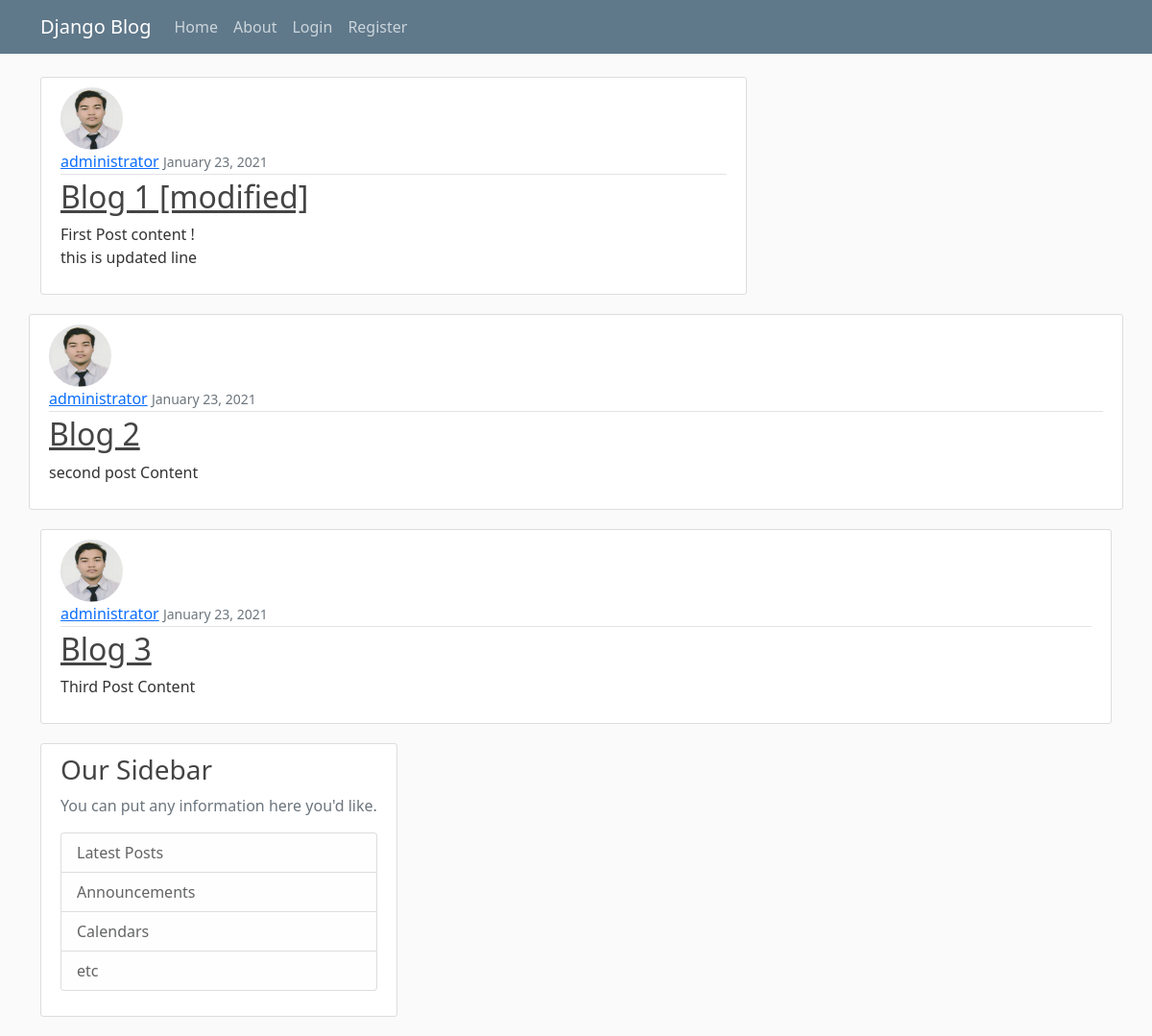
/, run on an earlier commit of the app's database.
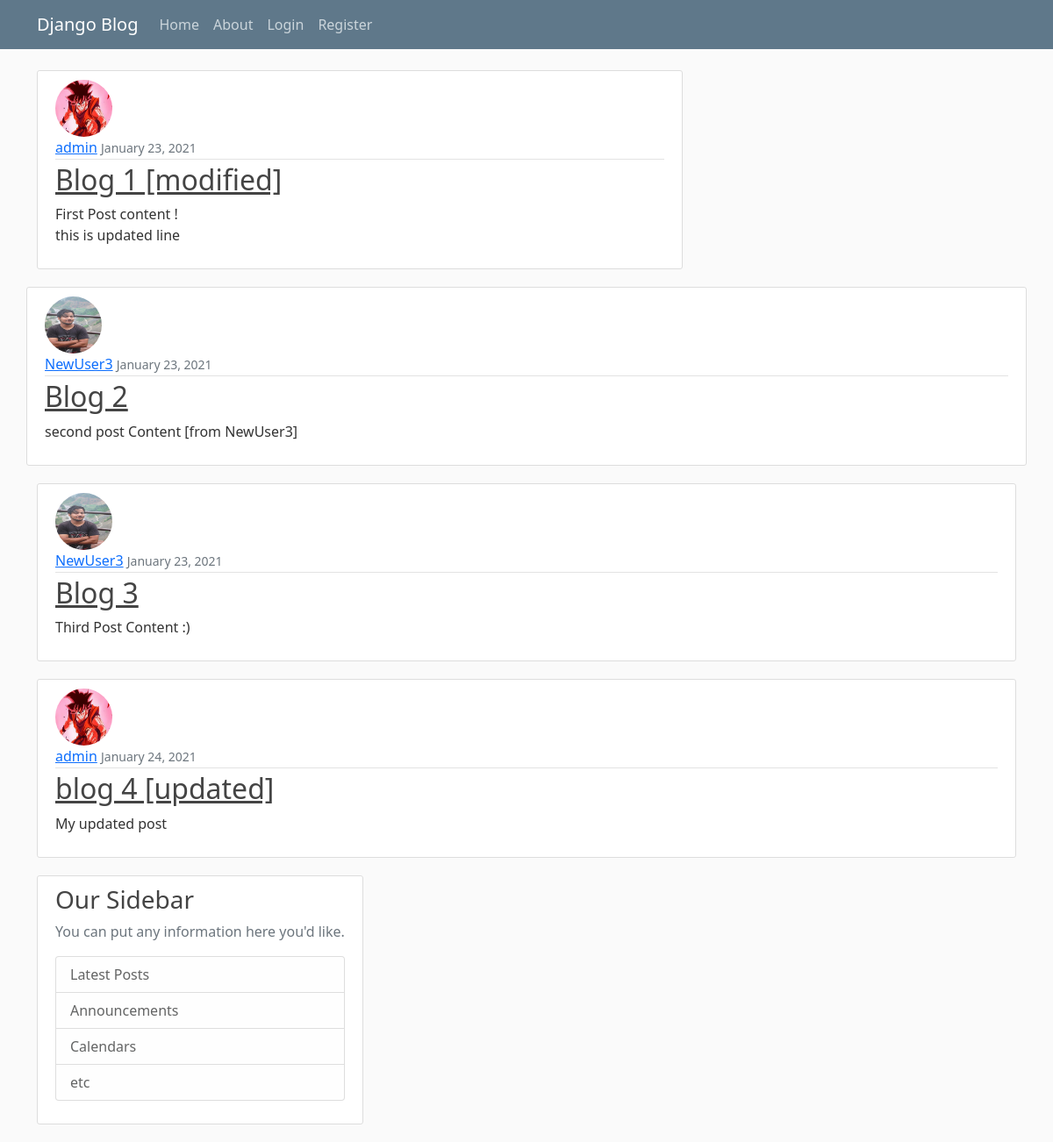
And on a later commit of the database.
### blog/models.py (models this page shows, shortened)
class Post(models.Model):
    title = models.CharField(max_length=100)
    content = models.TextField()
    date_posted = models.DateTimeField(default=timezone.now)
    author = models.ForeignKey(User, on_delete=models.CASCADE)

### users/models.py (models this page shows, shortened)
class Profile(models.Model):
    user = models.OneToOneField(User, on_delete=models.CASCADE)
    image = models.ImageField(default='default.jpg', upload_to='profile_pics')

### blog/views.py (the view)
# urls.py: path('', PostListView.as_view(), name='blog-home'),
class PostListView(ListView):
    model = Post
    template_name = 'blog/home.html'  # <app>/<model>_<viewType>.html
    context_object_name = 'posts'
    paginate_by = 5

### blog/templates/blog/home.html (shortened to what this page needs)
{% extends 'blog/base.html'%} {% block content%}
{% for post in posts %}
<article class="media content-section">
<img class ="rounded-circle article-img" src ="{{ post.author.profile.image.url}}"
  <div class="media-body">
    <div class="article-metadata">
      <a class="mr-2" href="#">{{ post.author }}</a>
      <small class="text-muted">{{ post.date_posted|date:"F d, Y" }}</small>
    </div>
    <h2><a class="article-title" href="{% url 'post-detail' post.id %}">{{ post.title }}</a></h2>
    <p class="article-content">{{ post.content }}</p>
  </div>
</article>
{% endfor%}
{% endblock content %}

### blog/templates/blog/base.html (shortened to what this page needs)
{% load static %}
<!DOCTYPE html>
<html>
  <head>
    <link
      href="https://cdn.jsdelivr.net/npm/bootstrap@5.0.0-beta1/dist/css/bootstrap.min.css"
      rel="stylesheet"
    />
    <link rel="stylesheet" href="" />
    <link rel ="stylesheet" type= "text/css" href="{% static 'blog/main.css'%}"
  </head>
  <body>
    <header class="site-header">
      <nav class="navbar navbar-expand-md navbar-dark bg-steel fixed-top">
        <div class="container">
          <a class="navbar-brand mr-4" href="/">Django Blog</a>
          <div class="collapse navbar-collapse" id="navbarToggle">
            <div class="navbar-nav mr-auto">
              <a class="nav-item nav-link" href="{% url 'blog-home'  %}">Home</a>
              <a class="nav-item nav-link" href="{% url 'blog-about' %}">About</a>
            </div>
            <div class="navbar-nav">
              {% if user.is_authenticated %}
                <a class="nav-item nav-link" href="{% url  'post-create' %}">New Posts</a>
                <a class="nav-item nav-link" href="{% url  'profile' %}">Profile</a>
                <a class="nav-item nav-link" href="{% url  'logout' %}">Logout</a>
              {% else %}
                <a class="nav-item nav-link" href="{% url  'login' %}">Login</a>
                <a class="nav-item nav-link" href="{% url  'register' %}">Register</a>
              {% endif %}
            </div>
          </div>
        </div>
      </nav>
    </header>
    <main role="main" class="container">
  <div class="row">
    <div class="col-md-8">
      {% block content %}{% endblock content%}
    <div class="col-md-4">
      <div class="content-section">
        <h3>Our Sidebar</h3>
        <p class='text-muted'>You can put any information here you'd like.
          <ul class="list-group">
            <li class="list-group-item list-group-item-light">Latest Posts</li>
            <li class="list-group-item list-group-item-light">Announcements</li>
            <li class="list-group-item list-group-item-light">Calendars</li>
            <li class="list-group-item list-group-item-light">etc</li>
          </ul>
        </p>
      </div>
    </div>
</main>
  </body>
</html>

### blog/static/blog/main.css (style rules this page uses)
body { background: #fafafa; color: #333333; margin-top: 5rem; }
h1, h2, h3, h4, h5, h6 { color: #444444; }
ul { margin: 0; }
.bg-steel { background-color: #5f788a; }
.site-header .navbar-nav .nav-link { color: #cbd5db; }
.content-section { background: #ffffff; padding: 10px 20px; border: 1px solid #dddddd; border-radius: 3px; margin-bottom: 20px; }
.article-title { color: #444444; }
.article-content { white-space: pre-line; }
.article-img { height: 65px; width: 65px; margin-right: 16px; }
.article-metadata { padding-bottom: 1px; margin-bottom: 4px; border-bottom: 1px solid #e3e3e3; }

What changed in the data, as far as the page shows it:
changed through a linked row, Post "Blog 1 [modified]": author.profile.image: a different picture; author "administrator" → "admin"
changed Post "Blog 2": author.profile.image: a different picture; author "administrator" → "NewUser3"; content "second post Content" → "second post Content [from NewUser3]"
changed Post "Blog 3": author.profile.image: a different picture; author "administrator" → "NewUser3"; content "Third Post Content" → "Third Post Content :)"
added Post: author.profile.image (picture), author "admin", date_posted "January 24, 2021", title "blog 4 [updated]", content "My updated post"
